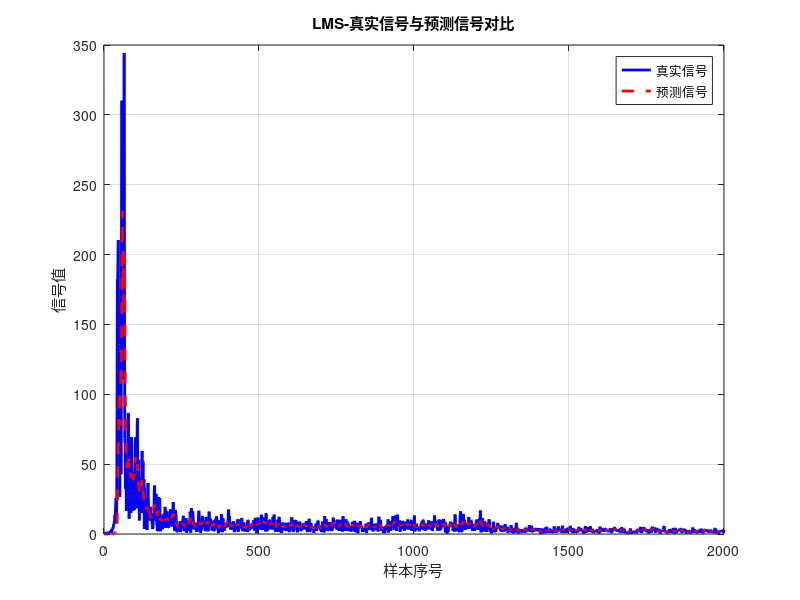
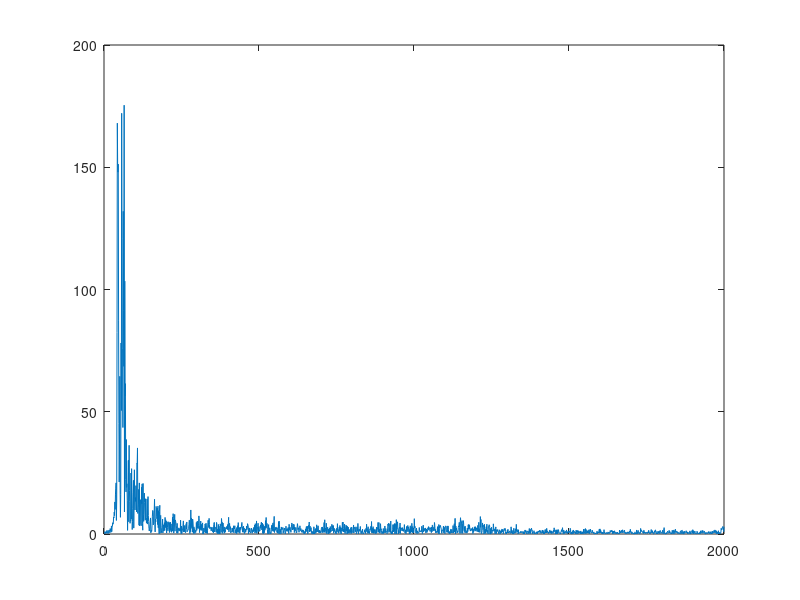

MATLAB code for these plots, in order:
% 清屏、清工作区、关闭窗口
clc; clear; close all;
% 设置参数
L = 10; % 滤波器阶数
miu = 0.0000005; % 步长参数
len_RxWaveSym1 = 2000; % 训练样本长度
len_RxWaveSym2 = 0; % 均衡样本长度

% 从文件中读取数据
un = load('Inpulse_for_matlab.csv');
un = un(1:len_RxWaveSym1 + len_RxWaveSym2);

% 初始化权重向量和输入序列
wn = zeros(2 * L, 1);
Xn = zeros(1, len_RxWaveSym1); % 输入序列
en = zeros(1, len_RxWaveSym1); % 误差序列
RxWave = un(1:len_RxWaveSym1)';
TxWave1 = un(1:len_RxWaveSym1)';

% 训练过程
for i = L + 1:len_RxWaveSym1-L
    xn = RxWave(L+i-1:-1:i-L)';
    Xn(i) = wn' * xn;
    XXn = xn;
    en(i) = TxWave1(i) - Xn(i);
    wn = wn + (miu * en(i) * XXn')'; % LMS算法更新公式
end

% % 均衡过程
% RxWave_bu = [RxWave; zeros(L, 1)];
% Xn = zeros(1, len_RxWaveSym2); % 重新初始化 Xn
% for i = len_RxWaveSym1 + 1:len_RxWaveSym1 + len_RxWaveSym2
%     xn = RxWave_bu(L+i-1:-1:i-L)';
%     Xn(i-len_RxWaveSym1) = wn' * xn;
% end

% 绘制对比图
figure;
plot(1:len_RxWaveSym1, TxWave1, 'b', 'linewidth', 2); hold on;
plot(1:len_RxWaveSym1, Xn, 'r--', 'linewidth', 2);
xlabel('样本序号');
ylabel('信号值');
title('LMS-真实信号与预测信号对比');
legend('真实信号', '预测信号');
grid on;

compare = abs(Xn-TxWave1);
figure;
plot(compare);
fprintf("MSE: %.4f \n",mean(compare.^2));